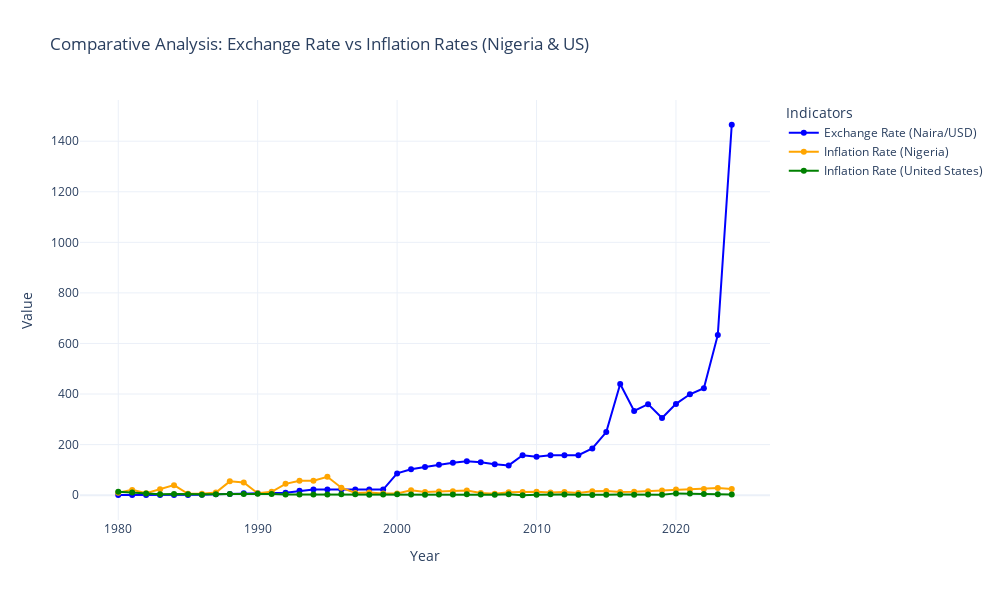

Source (notebook cell):
### Markdown cell above
Comparative analysis to highlight periods of significant divergence or convergence between the inflation rates and the exchange rates:

### Code cell
fig = go.Figure()

fig.add_trace(go.Scatter(x=merged_df['Year'],
                         y=merged_df['Exchange Rate (Naira/USD)'],
                         mode='lines+markers',
                         name='Exchange Rate (Naira/USD)',
                         line=dict(color='blue')))

fig.add_trace(go.Scatter(x=merged_df['Year'],
                         y=merged_df['Inflation Rate (Nigeria)'],
                         mode='lines+markers',
                         name='Inflation Rate (Nigeria)',
                         line=dict(color='orange')))

fig.add_trace(go.Scatter(x=merged_df['Year'],
                         y=merged_df['Inflation Rate (United States)'],
                         mode='lines+markers',
                         name='Inflation Rate (United States)',
                         line=dict(color='green')))

fig.update_layout(title='Comparative Analysis: Exchange Rate vs Inflation Rates (Nigeria & US)',
                  xaxis_title='Year',
                  yaxis_title='Value',
                  legend_title_text='Indicators',
                  template='plotly_white',
                  height=600,
                  width=1000)

fig.show()

### Figure 1 — Plotly figure (JSON) as saved in the notebook; plotly's stock layout.template omitted (floating-point values rounded to 4 significant figures)
{"data": [{"line": {"color": "blue"}, "mode": "lines+markers", "name": "Exchange Rate (Naira/USD)", "type": "scatter", "x": [1980, 1981, 1982, 1983, 1984, 1985, 1986, 1987, 1988, 1989, 1990, 1991, 1992, 1993, 1994, 1995, 1996, 1997, 1998, 1999, 2000, 2001, 2002, 2003, 2004, 2005, 2006, 2007, 2008, 2009, 2010, 2011, 2012, 2013, 2014, 2015, 2016, 2017, 2018, 2019, 2020, 2021, 2022, 2023, 2024], "y": [0.55, 0.61, 0.673, 0.724, 0.765, 0.894, 2.02, 4.02, 4.54, 7.39, 7.39, 8.04, 9.91, 17.3, 22.33, 21.89, 21.89, 21.89, 21.89, 21.89, 85.98, 102.5, 111, 120.5, 128.5, 134, 130.2, 122.5, 117.8, 158, 151.5, 158.1, 158.3, 158.1, 184.5, 249.5, 439.5, 333, 360, 305, 361, 399, 423, 633.8, 1465.0]}, {"line": {"color": "orange"}, "mode": "lines+markers", "name": "Inflation Rate (Nigeria)", "type": "scatter", "x": [1980, 1981, 1982, 1983, 1984, 1985, 1986, 1987, 1988, 1989, 1990, 1991, 1992, 1993, 1994, 1995, 1996, 1997, 1998, 1999, 2000, 2001, 2002, 2003, 2004, 2005, 2006, 2007, 2008, 2009, 2010, 2011, 2012, 2013, 2014, 2015, 2016, 2017, 2018, 2019, 2020, 2021, 2022, 2023, 2024], "y": [9.9, 20.8, 7.7, 23.2, 39.6, 5.5, 5.4, 10.2, 54.5, 50.5, 7.5, 13, 44.6, 57.2, 57, 72.8, 29.3, 8.5, 10, 6.6, 6.9, 18.9, 12.9, 14, 15, 17.9, 8.5, 5.4, 11.6, 12, 13.7, 10.8, 12.2, 8.5, 15.7, 16.5, 12.1, 13.2, 15.5, 18.8, 21.9, 22, 24, 28, 24.2]}, {"line": {"color": "green"}, "mode": "lines+markers", "name": "Inflation Rate (United States)", "type": "scatter", "x": [1980, 1981, 1982, 1983, 1984, 1985, 1986, 1987, 1988, 1989, 1990, 1991, 1992, 1993, 1994, 1995, 1996, 1997, 1998, 1999, 2000, 2001, 2002, 2003, 2004, 2005, 2006, 2007, 2008, 2009, 2010, 2011, 2012, 2013, 2014, 2015, 2016, 2017, 2018, 2019, 2020, 2021, 2022, 2023, 2024], "y": [13.5, 10.3, 6.1, 3.2, 4.3, 3.6, 1.9, 3.6, 4.1, 4.8, 5.4, 4.2, 3, 2.9, 2.6, 2.8, 3.3, 3.4, 1.6, 2.2, 3.4, 2.8, 1.6, 2.3, 2.7, 3.4, 2.5, 1.6, 3.8, -0.4, 1.6, 3.2, 2.1, 1.5, 0.1, 1.3, 2.1, 1.9, 2.3, 1.4, 7, 6.5, 4.1, 3.2, 2.9]}], "layout": {"height": 600, "legend": {"title": {"text": "Indicators"}}, "title": {"text": "Comparative Analysis: Exchange Rate vs Inflation Rates (Nigeria & US)"}, "width": 1000, "xaxis": {"title": {"text": "Year"}}, "yaxis": {"title": {"text": "Value"}}}}
